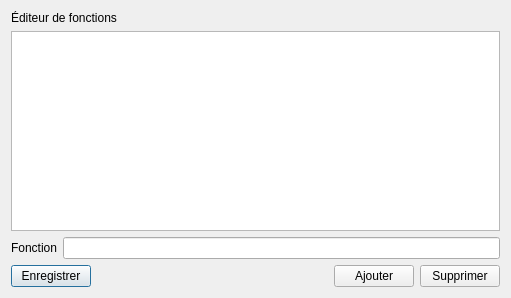
<?xml version="1.0" encoding="UTF-8"?>
<ui version="4.0">
 <class>Dialog</class>
 <widget class="QDialog" name="Dialog">
  <property name="geometry">
   <rect>
    <x>0</x>
    <y>0</y>
    <width>511</width>
    <height>298</height>
   </rect>
  </property>
  <property name="windowTitle">
   <string>Dialog</string>
  </property>
  <layout class="QHBoxLayout" name="horizontalLayout_2">
   <item>
    <layout class="QVBoxLayout" name="verticalLayout">
     <item>
      <widget class="QLabel" name="label">
       <property name="sizePolicy">
        <sizepolicy hsizetype="Fixed" vsizetype="Fixed">
         <horstretch>0</horstretch>
         <verstretch>0</verstretch>
        </sizepolicy>
       </property>
       <property name="text">
        <string>Éditeur de fonctions</string>
       </property>
       <property name="alignment">
        <set>Qt::AlignmentFlag::AlignCenter</set>
       </property>
      </widget>
     </item>
     <item>
      <widget class="QListWidget" name="listWidget"/>
     </item>
     <item>
      <layout class="QHBoxLayout" name="horizontalLayout_6">
       <item>
        <widget class="QLabel" name="label_2">
         <property name="text">
          <string>Fonction</string>
         </property>
        </widget>
       </item>
       <item>
        <widget class="QLineEdit" name="lineEdit"/>
       </item>
      </layout>
     </item>
     <item>
      <layout class="QHBoxLayout" name="horizontalLayout_5">
       <item>
        <widget class="QPushButton" name="saveButton">
         <property name="text">
          <string>Enregistrer</string>
         </property>
        </widget>
       </item>
       <item>
        <spacer name="horizontalSpacer">
         <property name="orientation">
          <enum>Qt::Orientation::Horizontal</enum>
         </property>
         <property name="sizeHint" stdset="0">
          <size>
           <width>40</width>
           <height>20</height>
          </size>
         </property>
        </spacer>
       </item>
       <item>
        <widget class="QPushButton" name="addButton">
         <property name="text">
          <string>Ajouter</string>
         </property>
        </widget>
       </item>
       <item>
        <widget class="QPushButton" name="deleteButton">
         <property name="text">
          <string>Supprimer</string>
         </property>
        </widget>
       </item>
      </layout>
     </item>
     <item>
      <layout class="QHBoxLayout" name="horizontalLayout"/>
     </item>
    </layout>
   </item>
  </layout>
 </widget>
 <resources/>
 <connections/>
</ui>
